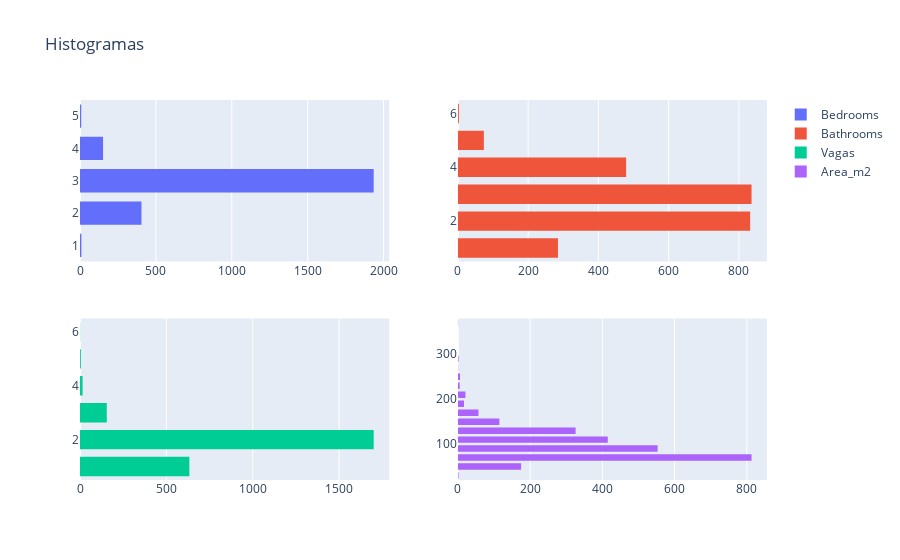

Here is the notebook cell this chart was saved with:
### Markdown cell above
Qual tipo de apartamento mais comum em Fortaleza?

### Code cell
import plotly.offline as py
import plotly.graph_objs as go
from plotly.subplots import make_subplots

# Plotando Boxplot
y1 = df_47.bedrooms
y2 = df_47.bathrooms
y3 = df_47.vagas
y4 = df_47.area_m2

fig = make_subplots(rows=2, cols=2,) #subplot_titles=("Scores", "Magnitudes"))

fig.add_trace(go.Histogram(y=y1, name='Bedrooms'), row=1, col=1)
fig.add_trace(go.Histogram(y=y2, name='Bathrooms'), row=1, col=2)
fig.add_trace(go.Histogram(y=y3, name='Vagas'), row=2, col=1)
fig.add_trace(go.Histogram(y=y4, name='Area_m2', nbinsy=20), row=2, col=2)

fig.update_layout(height=700,  title_text="Histogramas", title_x =0.05)
fig.update_layout(
    bargap=0.2, # gap between bars of adjacent location coordinates
    bargroupgap=0.1 # gap between bars of the same location coordinates
)
fig.show()

### Figure 1 — Plotly figure (JSON) as saved in the notebook; plotly's stock layout.template omitted (floating-point values rounded to 4 significant figures; data arrays with more than 128 entries replaced by an {"elided": "..."} marker saying what was removed)
{"data": [{"name": "Bedrooms", "type": "histogram", "xaxis": "x", "y": {"elided": "2509 int values"}, "yaxis": "y"}, {"name": "Bathrooms", "type": "histogram", "xaxis": "x2", "y": {"elided": "2509 int values"}, "yaxis": "y2"}, {"name": "Vagas", "type": "histogram", "xaxis": "x3", "y": {"elided": "2509 int values"}, "yaxis": "y3"}, {"name": "Area_m2", "nbinsy": 20, "type": "histogram", "xaxis": "x4", "y": {"elided": "2509 int values"}, "yaxis": "y4"}], "layout": {"autosize": true, "bargap": 0.2, "bargroupgap": 0.1, "title": {"text": "Histogramas", "x": 0.05}, "xaxis": {"anchor": "y", "autorange": true, "domain": [0, 0.45], "range": [0, 2037.0]}, "xaxis2": {"anchor": "y2", "autorange": true, "domain": [0.55, 1], "range": [0, 880]}, "xaxis3": {"anchor": "y3", "autorange": true, "domain": [0, 0.45], "range": [0, 1789.0]}, "xaxis4": {"anchor": "y4", "autorange": true, "domain": [0.55, 1], "range": [0, 855.8]}, "yaxis": {"anchor": "x", "autorange": true, "domain": [0.575, 1], "range": [0.5, 5.5], "type": "linear"}, "yaxis2": {"anchor": "x2", "autorange": true, "domain": [0.575, 1], "range": [0.5, 6.5], "type": "linear"}, "yaxis3": {"anchor": "x3", "autorange": true, "domain": [0, 0.425], "range": [0.5, 6.5], "type": "linear"}, "yaxis4": {"anchor": "x4", "autorange": true, "domain": [0, 0.425], "range": [19.5, 379.5], "type": "linear"}}}
